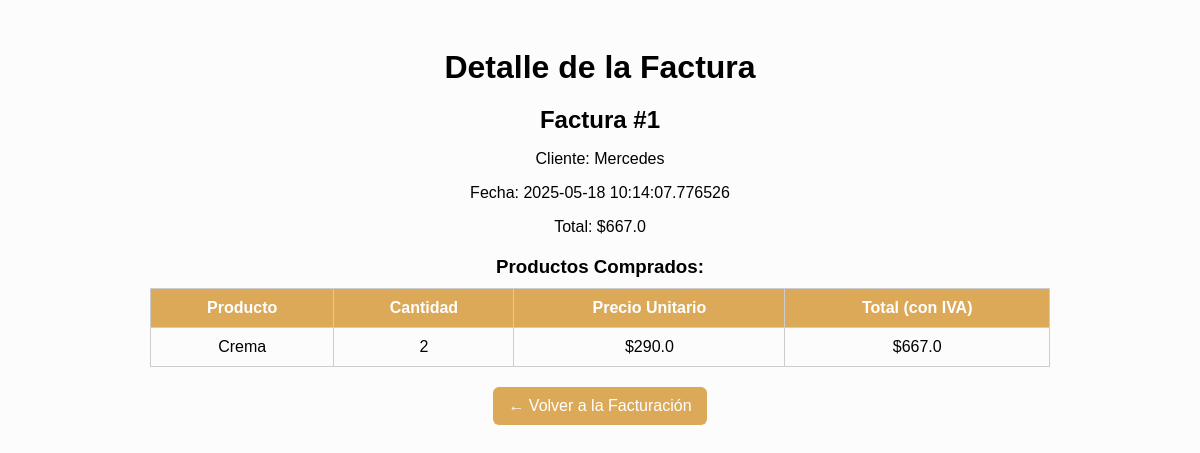
The page /detalle_factura/1 on the database its author committed.
### models.py (models this page shows)
class Factura(db.Model):
    id = db.Column(db.Integer, primary_key=True)
    cliente_id = db.Column(db.Integer, db.ForeignKey('cliente.id'), nullable=False)
    cliente = db.relationship('Cliente', backref=db.backref('facturas', lazy=True))
    fecha = db.Column(db.DateTime, nullable=False)
    total = db.Column(db.Float, nullable=False)
    impuesto = db.Column(db.Float, nullable=False)

class Cliente(db.Model):
    id = db.Column(db.Integer, primary_key=True)
    nombre = db.Column(db.String(100), nullable=False)
    correo = db.Column(db.String(100), nullable=False)
    telefono = db.Column(db.String(8), nullable=False)
    fecha_ingreso = db.Column(db.Date)   # ← AQUI SE AGREGA

class DetalleFactura(db.Model):
    id = db.Column(db.Integer, primary_key=True)
    factura_id = db.Column(db.Integer, db.ForeignKey('factura.id'), nullable=False)
    factura = db.relationship('Factura', backref=db.backref('detalles', lazy=True))
    producto_id = db.Column(db.Integer, db.ForeignKey('producto.id'), nullable=False)
    producto = db.relationship('Producto', backref=db.backref('detalles', lazy=True))
    cantidad = db.Column(db.Integer, nullable=False)
    precio_unitario = db.Column(db.Float, nullable=False)

class Producto(db.Model):
    id = db.Column(db.Integer, primary_key=True)
    nombre = db.Column(db.String(100), nullable=False)
    descripcion = db.Column(db.String(200), nullable=True)
    precio = db.Column(db.Float, nullable=False)
    stock = db.Column(db.Integer, nullable=False)
    alerta_stock = db.Column(db.Integer, default=10)
    moneda = db.Column(db.String(10), nullable=False, default='USD')  # Nueva columna
    movimientos = db.relationship('MovimientoProducto', backref='producto', lazy=True)
    fecha_registro = db.Column(db.DateTime, default=datetime.utcnow)

### app.py (the view)
@app.route('/detalle_factura/<int:factura_id>')
def detalle_factura(factura_id):
    factura = Factura.query.get_or_404(factura_id)
    detalles = DetalleFactura.query.filter_by(factura_id=factura.id).all()
    return render_template('detalle_factura.html', factura=factura, detalles=detalles)

### templates/detalle_factura.html (shortened to what this page needs)
<!DOCTYPE html>
<html lang="es">
<head>
</head>
<body>
    <h1>Detalle de la Factura</h1>
    <div class="factura-info">
        <h2>Factura #{{ factura.id }}</h2>
        <p>Cliente: {{ factura.cliente.nombre }}</p>
        <p>Fecha: {{ factura.fecha }}</p>
        <p>Total: ${{ factura.total }}</p>
    </div>
    <h3>Productos Comprados:</h3>
    <table>
        <tr>
            <th>Producto</th>
            <th>Cantidad</th>
            <th>Precio Unitario</th>
            <th>Total (con IVA)</th>
        </tr>
        {% for detalle in factura.detalles %}
        {% set total_producto = detalle.cantidad * detalle.producto.precio * 1.15 %}
        <tr>
            <td>{{ detalle.producto.nombre }}</td>
            <td>{{ detalle.cantidad }}</td>
            <td>${{ detalle.producto.precio }}</td>
            <td>${{ total_producto | round(2) }}</td>
        </tr>
        {% endfor %}
    </table>
    <a class="volver" href="/facturacion">← Volver a la Facturación</a>
</body>
</html>

### templates/detalle_factura.html (style rules this page uses)
body { font-family: Arial, sans-serif; background-color: #fcfcfc; padding: 20px; text-align: center; }
h1, h2, h3 { margin-bottom: 10px; }
.factura-info { margin-bottom: 20px; }
table { margin: 0 auto; border-collapse: collapse; width: 90%; max-width: 900px; }
th, td { padding: 10px; border: 1px solid #ccc; text-align: center; }
th { background-color: #dba958; color: white; }
.volver { display: inline-block; margin-top: 20px; padding: 10px 15px; background-color: #dba958; color: white; border-radius: 6px; text-decoration: none; }

### rows shown on the page
Factura: id "1", fecha "2025-05-18 10:14:07.776526", total "667.0"
Cliente: cliente.nombre "Mercedes"
DetalleFactura: producto.nombre "Crema", cantidad "2", producto.precio "290.0", total_producto "667.0"
